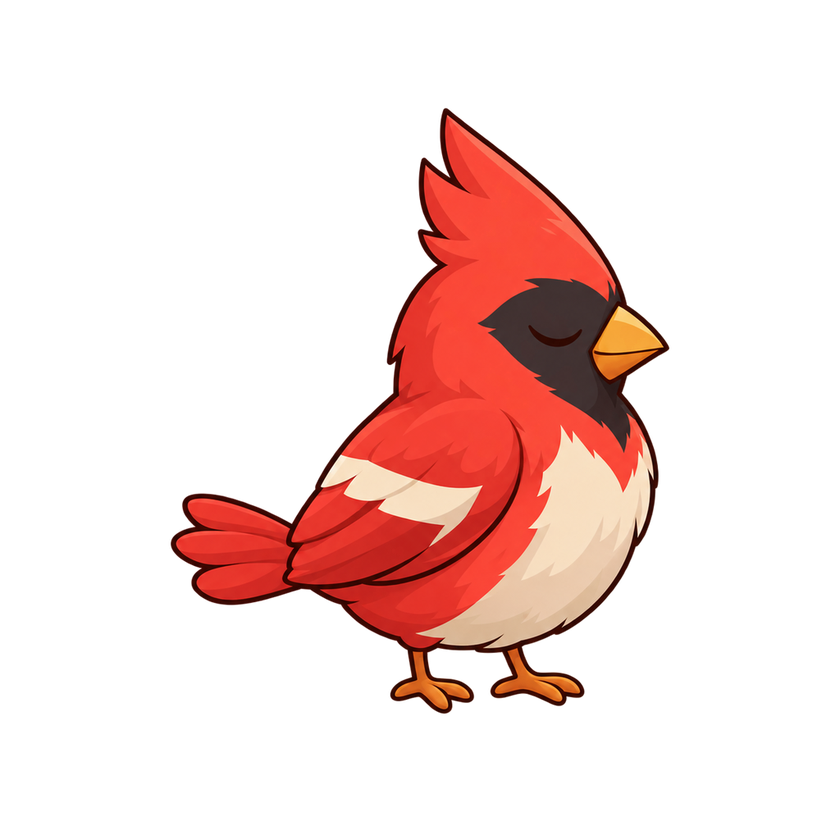
#> input picture PerchSort/Assets/Art/Resources/birds/bird_01_sleep.png, 840 x 840 px, shrunk from 1024 x 1024 before the run; its folder holds 4 pictures in this run
$ python to_webp.py
#> lines starting #> are read from the running program, lines starting #| are printed output that depends on the picture
#!/usr/bin/env python3
"""to_webp.py: convert every PNG of PerchSort/assets/resources/birds to WebP (quality 85) and delete the PNG and its .meta.

Run after the skins are published; then run `node tools/cocos-assets.mjs` and `node tools/cocos/meta.mjs` to refresh the manifest and
asset identities. Run from the repository root.
"""
import glob, os
from concurrent.futures import ProcessPoolExecutor
from PIL import Image

BIRDS = os.path.join(os.path.dirname(os.path.abspath(__file__)), "../../PerchSort/assets/resources/birds")


def convert(path):
    Image.open(path).convert("RGBA").save(path[:-4] + ".webp", "WEBP", quality=85, method=6)
    os.remove(path)
    if os.path.exists(path + ".meta"):
        os.remove(path + ".meta")
    return os.path.getsize(path[:-4] + ".webp")


if __name__ == "__main__":
    files = sorted(glob.glob(BIRDS + "/*.png"))
    before = sum(os.path.getsize(f) for f in files)
    with ProcessPoolExecutor(4) as pool:
        after = sum(pool.map(convert, files, chunksize=8))
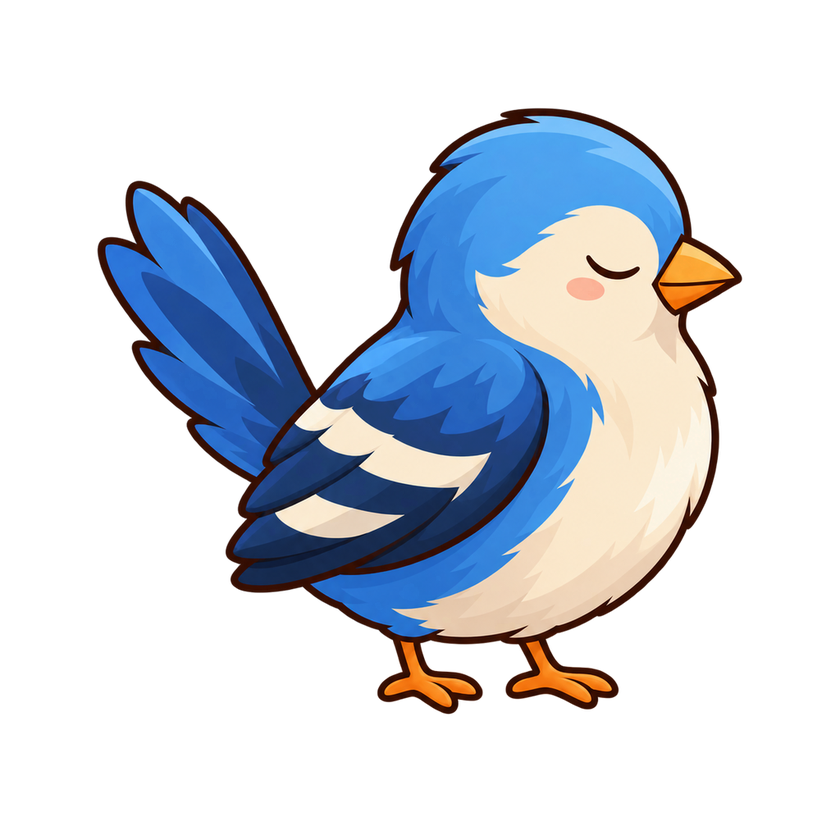
#> input picture PerchSort/Assets/Art/Resources/birds/bird_02_sleep.png, 840 x 840 px, shrunk from 1024 x 1024 before the run
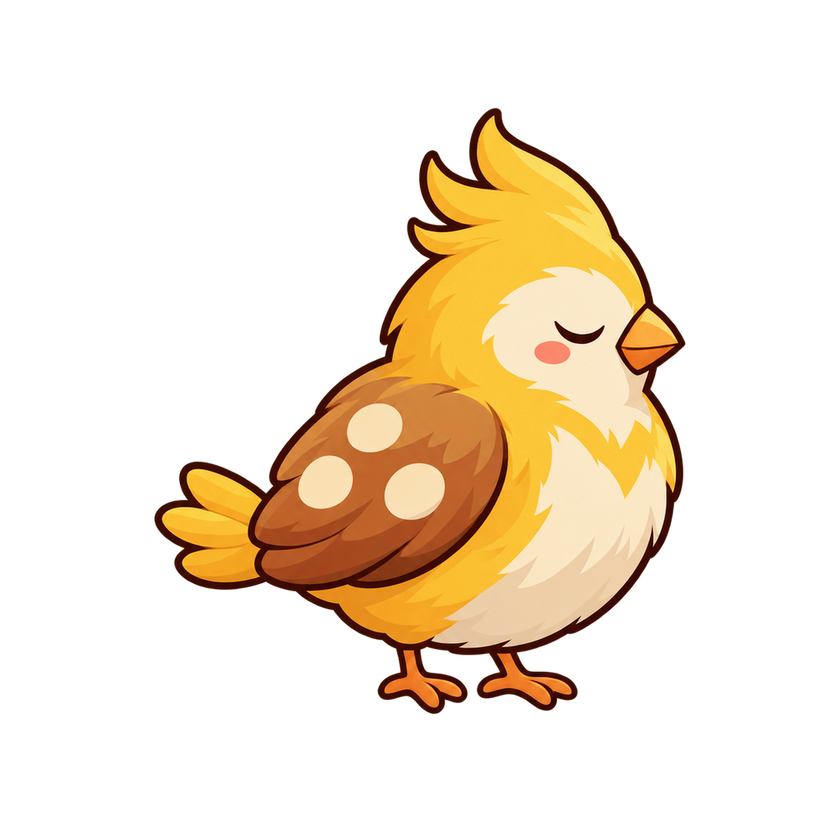
#> input picture PerchSort/Assets/Art/Resources/birds/bird_03_sleep.png, 840 x 840 px, shrunk from 1024 x 1024 before the run
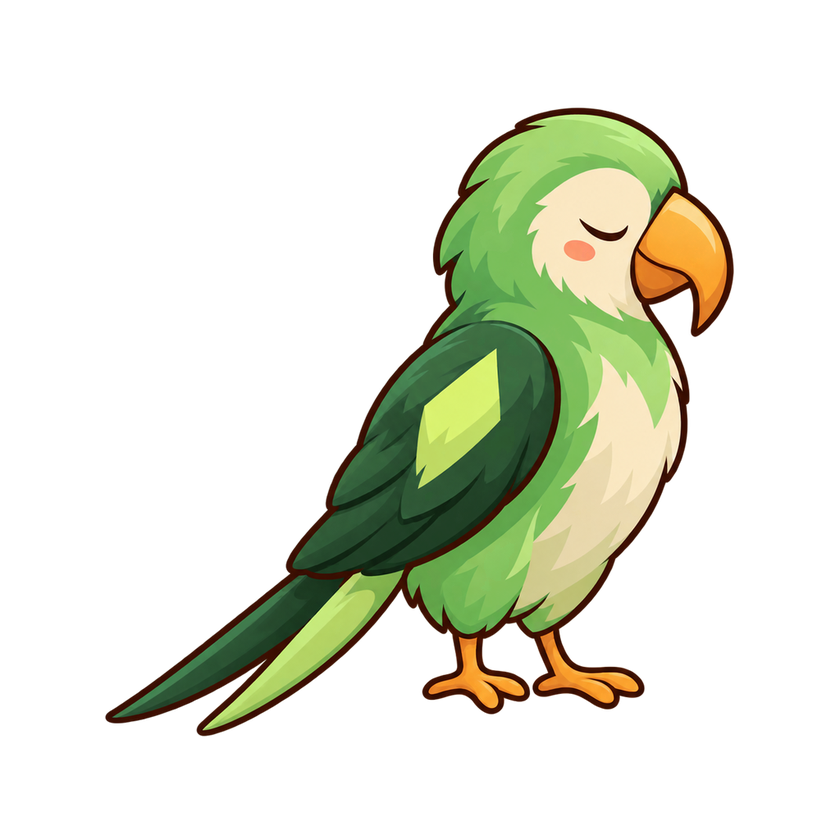
#> input picture PerchSort/Assets/Art/Resources/birds/bird_04_sleep.png, 840 x 840 px, shrunk from 1024 x 1024 before the run
    print("%d files: %.1f MB -> %.1f MB" % (len(files), before / 1048576, after / 1048576))
